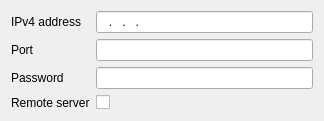
<?xml version="1.0" encoding="UTF-8"?>
<ui version="4.0">
 <class>DlgConfigTaxServer</class>
 <widget class="QDialog" name="DlgConfigTaxServer">
  <property name="geometry">
   <rect>
    <x>0</x>
    <y>0</y>
    <width>324</width>
    <height>109</height>
   </rect>
  </property>
  <property name="windowTitle">
   <string>Tax server</string>
  </property>
  <layout class="QGridLayout" name="gridLayout">
   <item row="0" column="2">
    <widget class="QLineEdit" name="leAddress">
     <property name="inputMask">
      <string>###.###.###.###</string>
     </property>
    </widget>
   </item>
   <item row="0" column="0">
    <widget class="QLabel" name="label">
     <property name="text">
      <string>IPv4 address</string>
     </property>
    </widget>
   </item>
   <item row="1" column="0">
    <widget class="QLabel" name="label_2">
     <property name="text">
      <string>Port</string>
     </property>
    </widget>
   </item>
   <item row="1" column="2">
    <widget class="QLineEdit" name="lePort">
     <property name="inputMask">
      <string>####</string>
     </property>
     <property name="maxLength">
      <number>4</number>
     </property>
    </widget>
   </item>
   <item row="2" column="0">
    <widget class="QLabel" name="label_3">
     <property name="text">
      <string>Password</string>
     </property>
    </widget>
   </item>
   <item row="2" column="2">
    <widget class="QLineEdit" name="lePassword"/>
   </item>
   <item row="3" column="2">
    <widget class="QCheckBox" name="chRemote">
     <property name="text">
      <string/>
     </property>
    </widget>
   </item>
   <item row="3" column="0">
    <widget class="QLabel" name="label_4">
     <property name="text">
      <string>Remote server</string>
     </property>
    </widget>
   </item>
  </layout>
 </widget>
 <resources/>
 <connections/>
</ui>
